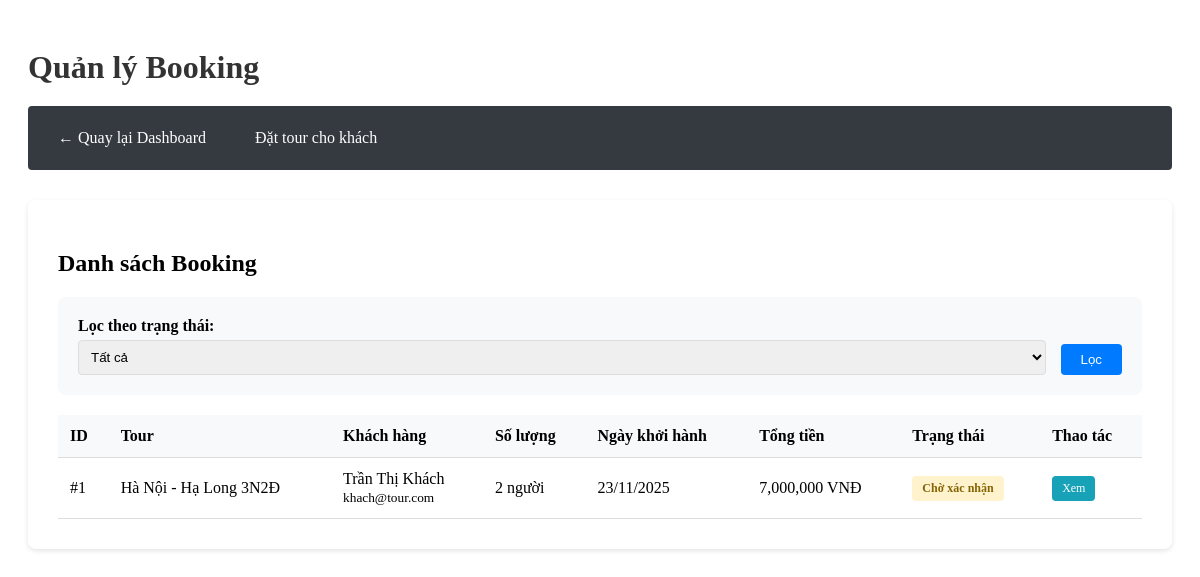
/index.php?act=admin/quanLyBooking, run on the app's committed database.
### tables this page shows
CREATE TABLE booking (
  booking_id INT PRIMARY KEY AUTO_INCREMENT,
  tour_id INT,
  khach_hang_id INT,
  ngay_dat DATE,
  ngay_khoi_hanh DATE,
  so_nguoi INT,
  tong_tien DECIMAL(15,2),
  trang_thai ENUM('ChoXacNhan','DaCoc','HoanTat','Huy'),
  ghi_chu TEXT,
  FOREIGN KEY (tour_id) REFERENCES tour(tour_id),
  FOREIGN KEY (khach_hang_id) REFERENCES khach_hang(khach_hang_id)
);

CREATE TABLE tour (
  tour_id INT PRIMARY KEY AUTO_INCREMENT,
  ten_tour VARCHAR(255),
  loai_tour ENUM('TrongNuoc','QuocTe','TheoYeuCau'),
  mo_ta TEXT,
  gia_co_ban DECIMAL(15,2),
  chinh_sach TEXT,
  id_nha_cung_cap INT,
  tao_boi INT,
  trang_thai ENUM('HoatDong','TamDung','HetHan') DEFAULT 'HoatDong',
  FOREIGN KEY (id_nha_cung_cap) REFERENCES nha_cung_cap(id_nha_cung_cap),
  FOREIGN KEY (tao_boi) REFERENCES nguoi_dung(id)
);

CREATE TABLE nguoi_dung (
  id INT PRIMARY KEY AUTO_INCREMENT,
  ten_dang_nhap VARCHAR(100) UNIQUE,
  mat_khau VARCHAR(255),
  ho_ten VARCHAR(255),
    avatar varchar(255),
  email VARCHAR(255),
  so_dien_thoai VARCHAR(20),
  vai_tro ENUM('Admin','HDV','KhachHang','NhaCungCap'),
  quyen_cap_cao BOOLEAN DEFAULT FALSE,
  trang_thai ENUM('HoatDong','BiKhoa') DEFAULT 'HoatDong',
  ngay_tao TIMESTAMP DEFAULT CURRENT_TIMESTAMP
);

### controllers/AdminController.php (called while the page is built, shortened)
<?php
class AdminController {
    public function quanLyBooking() {
        require_once 'models/Booking.php';
        $bookingModel = new Booking();
        $conditions = [];
        if (!empty($conditions)) {
            $bookings = $bookingModel->find($conditions);
        } else {
            $bookings = $bookingModel->getAllWithDetails();
        }
        require 'views/admin/quan_ly_booking.php';
    }
}

### commons/env.php (called while the page is built, shortened)
<?php
function getPDOConnection() {
    try {
        $conn = new PDO(
            "mysql:host=" . DB_HOST . ";port=" . DB_PORT . ";dbname=" . DB_NAME . ";charset=utf8mb4",
            DB_USERNAME,
            DB_PASSWORD,
            [
                PDO::ATTR_ERRMODE => PDO::ERRMODE_EXCEPTION,
                PDO::ATTR_DEFAULT_FETCH_MODE => PDO::FETCH_ASSOC,
                PDO::ATTR_EMULATE_PREPARES => false
            ]
        );
        $conn->exec("SET time_zone = '+07:00'");
        return $conn;
    } catch (PDOException $e) {
        die("Kết nối thất bại: " . $e->getMessage());
    }
}

### commons/function.php (called while the page is built, shortened)
<?php
function connectDB() {
    return getPDOConnection();
}

### models/Booking.php (called while the page is built, shortened)
<?php
class Booking
{
    public $conn;
    public function __construct()
    {
        $this->conn = connectDB();
    }
    public function getAllWithDetails() {
        $sql = "SELECT b.*,
                t.ten_tour, t.gia_co_ban, t.loai_tour,
                kh.khach_hang_id, kh.dia_chi,
                nd.ho_ten, nd.email, nd.so_dien_thoai
                FROM booking b
                LEFT JOIN tour t ON b.tour_id = t.tour_id
                LEFT JOIN khach_hang kh ON b.khach_hang_id = kh.khach_hang_id
                LEFT JOIN nguoi_dung nd ON kh.nguoi_dung_id = nd.id
                ORDER BY b.ngay_dat DESC, b.booking_id DESC";
        $stmt = $this->conn->prepare($sql);
        $stmt->execute();
        return $stmt->fetchAll();
    }
}

### views/admin/quan_ly_booking.php (the view, shortened to what this page needs)
<!DOCTYPE html>
<html lang="vi">
<head>
    <link rel="stylesheet" href="public/css/admin.css">
</head>
<body>
    <div class="admin-container">
        <h1>Quản lý Booking</h1>
        <nav>
            <a href="index.php?act=admin/dashboard">← Quay lại Dashboard</a>
            <a href="index.php?act=booking/datTourChoKhach">Đặt tour cho khách</a>
        </nav>
        <div class="content">
            <h2>Danh sách Booking</h2>
            <div class="filter-section">
                <form method="GET" action="index.php">
                    <div class="filter-group">
                        <label>Lọc theo trạng thái:</label>
                        <select name="trang_thai">
                            <option value="">Tất cả</option>
                        </select>
                    </div>
                    <button type="submit" class="btn-filter">Lọc</button>
                </form>
            </div>
            <?php if (isset($bookings) && !empty($bookings)): ?>
                <table>
                    <thead>
                        <tr>
                            <th>ID</th>
                            <th>Tour</th>
                            <th>Khách hàng</th>
                            <th>Số lượng</th>
                            <th>Ngày khởi hành</th>
                            <th>Tổng tiền</th>
                            <th>Trạng thái</th>
                            <th>Thao tác</th>
                        </tr>
                    </thead>
                    <tbody>
                        <?php foreach ($bookings as $booking): ?>
                            <tr>
                                <td>#<?php echo $booking['booking_id']; ?></td>
                                <td><?php echo htmlspecialchars($booking['ten_tour'] ?? 'N/A'); ?></td>
                                <td>
                                    <?php echo htmlspecialchars($booking['ho_ten'] ?? 'N/A'); ?><br>
                                    <small><?php echo htmlspecialchars($booking['email'] ?? ''); ?></small>
                                </td>
                                <td><?php echo $booking['so_nguoi']; ?> người</td>
                                <td><?php echo $booking['ngay_khoi_hanh'] ? date('d/m/Y', strtotime($booking['ngay_khoi_hanh'])) : 'N/A'; ?></td>
                                <td><?php echo number_format($booking['tong_tien'] ?? 0); ?> VNĐ</td>
                                <td>
                                    <span class="status-badge status-<?php echo $booking['trang_thai']; ?>">
                                        <?php
                                        $statusLabels = [
                                            'ChoXacNhan' => 'Chờ xác nhận',
                                            'DaCoc' => 'Đã cọc',
                                            'HoanTat' => 'Hoàn tất',
                                            'Huy' => 'Hủy'
                                        ];
                                        echo $statusLabels[$booking['trang_thai']] ?? $booking['trang_thai'];
                                        ?>
                                    </span>
                                </td>
                                <td>
                                    <div class="action-buttons">
                                        <a href="index.php?act=booking/chiTiet&id=<?php echo $booking['booking_id']; ?>" class="btn-action btn-view">Xem</a>
                                    </div>
                                </td>
                            </tr>
                        <?php endforeach; ?>
                    </tbody>
                </table>
            <?php else: ?>
                <p>Không có booking nào.</p>
            <?php endif; ?>
        </div>
    </div>
</body>
</html>

### public/css/admin.css (style rules this page uses)
.admin-container { max-width: 1400px; margin: 0 auto; padding: 20px; }
.admin-container h1 { margin-bottom: 20px; color: #333; }
.admin-container nav { background: #343a40; padding: 15px; margin-bottom: 30px; border-radius: 4px; }
.admin-container nav a { color: white; text-decoration: none; margin-right: 15px; padding: 8px 15px; border-radius: 4px; display: inline-block; }
.content { background: white; padding: 30px; border-radius: 8px; box-shadow: 0 2px 5px rgba(0,0,0,0.1); }
table { width: 100%; border-collapse: collapse; margin-top: 20px; }
table th, table td { padding: 12px; text-align: left; border-bottom: 1px solid #ddd; }
table th { background: #f8f9fa; font-weight: bold; }

### views/admin/quan_ly_booking.php (style rules this page uses)
.filter-section { background: #f8f9fa; padding: 20px; border-radius: 8px; margin-bottom: 20px; }
.filter-section form { display: flex; gap: 15px; align-items: flex-end; }
.filter-group { flex: 1; }
.filter-group label { display: block; margin-bottom: 5px; font-weight: bold; }
.filter-group select { width: 100%; padding: 8px; border: 1px solid #ddd; border-radius: 4px; }
.btn-filter { padding: 8px 20px; background: #007bff; color: white; border: none; border-radius: 4px; cursor: pointer; }
.status-badge { padding: 5px 10px; border-radius: 4px; font-size: 12px; font-weight: bold; display: inline-block; }
.status-ChoXacNhan { background: #fff3cd; color: #856404; }
.action-buttons { display: flex; gap: 5px; }
.btn-action { padding: 5px 10px; border: none; border-radius: 4px; cursor: pointer; text-decoration: none; font-size: 12px; display: inline-block; }
.btn-view { background: #17a2b8; color: white; }

### data on the page
booking: booking_id "1", tour.ten_tour "Hà Nội - Hạ Long 3N2Đ", nguoi_dung.ho_ten "Trần Thị Khách", nguoi_dung.email "khach@tour.com", so_nguoi "2", ngay_khoi_hanh "23/11/2025", tong_tien "7,000,000", trang_thai "Chờ xác nhận"
